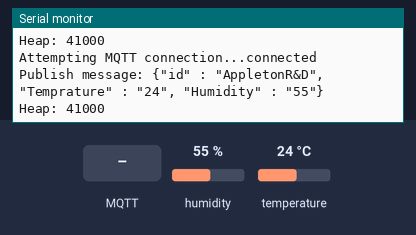
Recording of a sketch running on a simulated ESP8266 (NodeMCU). Shown: the last lines printed to the serial monitor. Inputs (shaded band) come from the test bench; at power-on: humidity 55 %, temperature 24 °C. WiFi joins after 1.5 s; servers stay silent unless stated; network time is answered at once with the bench clock; the local clock reads 2024-03-15 10:24:30 at power-on unless the sketch sets it; storage starts empty; no MQTT or app messages arrive unless stated.

Above: at 6.7 s.
6.8 s: MQTT message "1" arrives on the first subscribed topic
At 8.0 s:
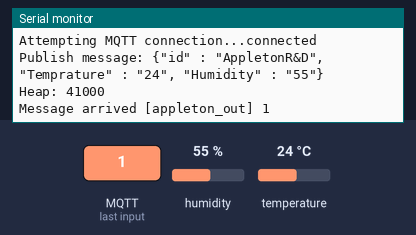
8.3 s: MQTT message "on" arrives on the first subscribed topic
At 9.1 s:
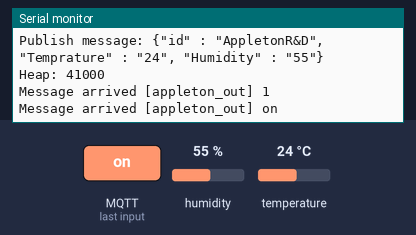
9.8 s: MQTT message "off" arrives on the first subscribed topic
At 10.3 s:
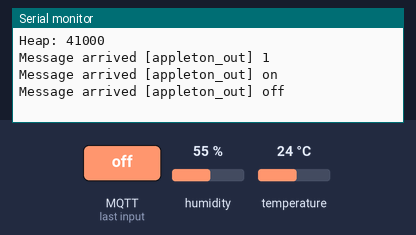
11.3 s: humidity set to 22 %
At 12.0 s:
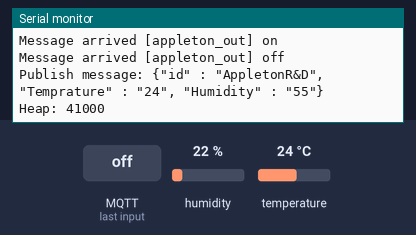
12.8 s: temperature set to 12 °C
14.3 s: humidity set to 40 %
At 16.5 s:
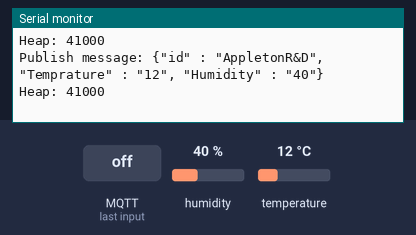

Measured:
- after the input at 6.8 s, the serial monitor: prints a new line at once (image 1)
- after the input at 8.3 s, the serial monitor: prints a new line at once (image 2)
- after the input at 9.8 s, the serial monitor: prints a new line at once (image 3)
- after the input at 14.3 s, the serial monitor: prints a new line after 1.3 s (image 5)

The sketch:

TEMPtoawsproject.ino
```cpp
//APPLETON INNOVATIONS, VISAKHAPATNAM, RAILWAY NEW COLONY
#include "FS.h"
#include <ESP8266WiFi.h>
#include <PubSubClient.h>
#include <NTPClient.h>
#include <WiFiUdp.h>
#include<WiFiClientSecure.h>
#include<DHT.h>

#define BUFFER_LEN  256
long lastMsg = 0;
char msg[BUFFER_LEN];

WiFiClientSecure espClient;

DHT dht(D2,DHT22);

// NETWORK VALUES.

const char* ssid = "Unit 2"; //Provide your SSID
const char* password = "Basementguys$"; // Provide Password

//sensor variables
int t=0;
int h=0;

WiFiUDP ntpUDP;
NTPClient timeClient(ntpUDP, "pool.ntp.org");

// callback func begins

void callback(char* topic, byte* payload, unsigned int length) {
Serial.print("Message arrived [");
Serial.print(topic);
Serial.print("] ");

//INNER FOR LOOP BEGINS

for (int i = 0; i < length; i++) {
Serial.print((char)payload[i]);
}

Serial.println();
}

const char* AWS_endpoint = "a2llfeu6oxp87m-ats.iot.us-east-2.amazonaws.com"; //MQTT broker ip


PubSubClient client(AWS_endpoint, 8883, callback, espClient); //set MQTT port number to 8883 as per //standard


//wifi func begins


void setup_wifi() {
delay(10);
// We start by connecting to a WiFi network
//espClient.setBufferSizes(512, 512);
Serial.println();
Serial.print("Connecting to ");
Serial.println(ssid);

WiFi.begin(ssid, password);

//while loop begins

while (WiFi.status() != WL_CONNECTED) {
delay(500);
Serial.print(".");
}

Serial.println("");
Serial.println("WiFi connected");
Serial.println("IP address: ");
Serial.println(WiFi.localIP());

timeClient.begin();

//while loop begins


while(!timeClient.update()){
timeClient.forceUpdate();
}

espClient.setX509Time(timeClient.getEpochTime());
}


//reconnect function begins

void reconnect() {
// Loop until we're reconnected
while (!client.connected()) {
Serial.print("Attempting MQTT connection...");
// Attempt to connect
if (client.connect("ESPthing3")) {
Serial.println("connected");
// Once connected, publish an announcement...
client.publish("appleton", "hi folks");
// ... and resubscribe
client.subscribe("appleton_out");
} else {
Serial.print("failed, rc=");
Serial.print(client.state());
Serial.println(" try again in 5 seconds");

char buf[256];
espClient.getLastSSLError(buf,256);
Serial.print("WiFiClientSecure SSL error: ");
Serial.println(buf);

// Wait 5 seconds before retrying
delay(5000);
}
}
}

//
void certificates_opening_loading(){
  //PEM(Privacy Enhanced Mail) files are base64 encoded ascii files
//der (Distinguished Encoding Rules) is the binary form of certificates

//IF STATEMENT BEGINS

if (!SPIFFS.begin()) {
Serial.println("Failed to mount file system");
return;
}

Serial.print("Heap: ");
Serial.println(ESP.getFreeHeap());

// Load certificate file
File cert = SPIFFS.open("/cert.der", "r"); //replace cert.crt eith your uploaded file name
if (!cert) {
Serial.println("Failed to open cert file");
}
else
Serial.println("Success to open cert file");

delay(1000);

if (espClient.loadCertificate(cert))
Serial.println("cert loaded");
else
Serial.println("cert not loaded");

// Load private key file
File private_key = SPIFFS.open("/private.der", "r"); //replace private eith your uploaded file name
if (!private_key) {
Serial.println("Failed to open private cert file");
}
else
Serial.println("Success to open private cert file");

delay(1000);

if (espClient.loadPrivateKey(private_key))
Serial.println("private key loaded");
else
Serial.println("private key not loaded");

// Load CA file
File ca = SPIFFS.open("/ca.der", "r"); //replace ca eith your uploaded file name
if (!ca) {
Serial.println("Failed to open ca ");
}
else
Serial.println("Success to open ca");

delay(1000);
if(espClient.loadCACert(ca)){
  Serial.println("ca loaded");
}
else{
Serial.println("ca failed");
}
Serial.print("Heap: ");
Serial.println(ESP.getFreeHeap());
}

void sensor_code(){
 t=dht.readTemperature();
h=dht.readHumidity();
}


void publisher(){
sensor_code();
if (!client.connected()) {
reconnect();
}
client.loop();

long now = millis();

if (now - lastMsg > 5000) {
lastMsg = now;

String Temprature = String(t);
String Humidity = String(h);
String id = "AppletonR&D";

//the character data that c_str() returns cannot be modified because c_str returns
//a const character pointer which is a C-style string, it is suitable to pass the data
//to the functions, which accepts c-style string

//The snprintf() function is used to redirect the output of  printf() function onto a buffer

snprintf (msg, BUFFER_LEN, "{\"id\" : \"%s\", \"Temprature\" : \"%s\", \"Humidity\" : \"%s\"}",
id.c_str(), Temprature.c_str(), Humidity.c_str());

Serial.print("Publish message: ");
Serial.println(msg);

client.publish("cityofkitchener/publish",msg);

Serial.print("Heap: ");
Serial.println(ESP.getFreeHeap()); //Low heap can cause problems
}
}


// setup begins

void setup() {
Serial.begin(9600);
dht.begin();
//Serial.setDebugOutput(true);
setup_wifi();
delay(1000);
certificates_opening_loading();
}

//loop begins

void loop() {
publisher();
}
```
